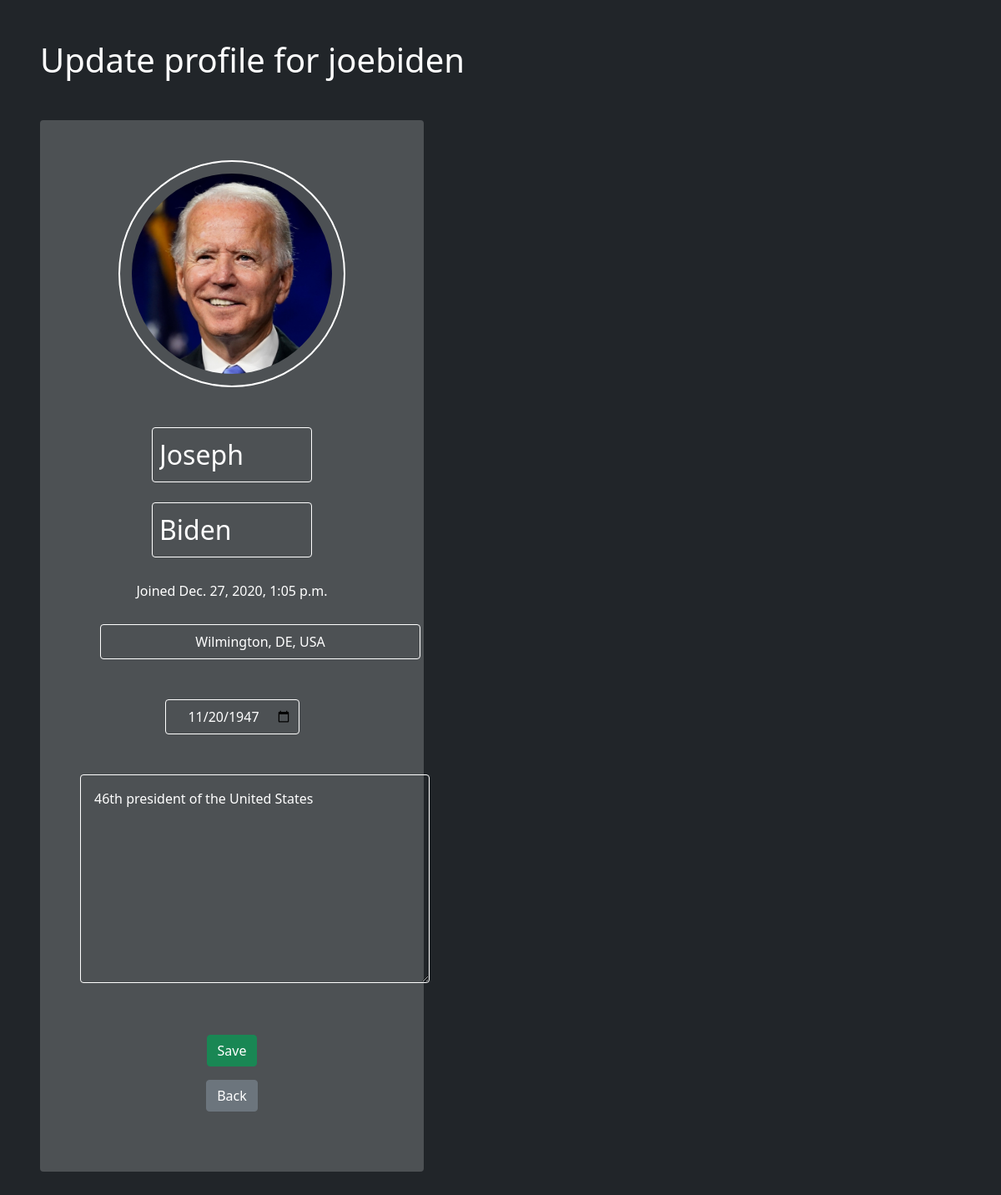
The page /profiles/22/update (signed in) on the database its author committed.
### forum/models.py (models this page shows, shortened)
class Profile (models.Model):
    forum_user = models.OneToOneField(ForumUser, on_delete=models.CASCADE)
    picture = models.ImageField(default='defpfp.jpg', upload_to='profiles/', null=True, blank=True)
    date_joined = models.DateTimeField(auto_now_add=True)
    description = models.CharField(max_length=500, null=True, blank=True)
    @property
    def picture_url (self):
        try:
            return self.picture.url
        except:
            return ''

class ForumUser (models.Model):
    user = models.OneToOneField(User, on_delete=models.CASCADE)
    first_name = models.CharField(max_length=30)
    surname = models.CharField(max_length=30)
    email = models.EmailField(max_length=100)
    phone = models.CharField(max_length=10, validators=[MinLengthValidator(10)])
    dob = models.DateField()
    location = models.CharField(max_length=100, null=True, blank=True)

### forum/views.py (the view, shortened to what this page needs)
# urls.py: path('profiles/<int:forum_user_id>/update', profile_update_view, name='profile-update'),
def profile_update_view (request, forum_user_id):
    if forum_user_id in [obj.id for obj in ForumUser.objects.all()]:
        profile = Profile.objects.get(forum_user=ForumUser.objects.get(id=forum_user_id))
        if not request.user.is_superuser:
            if not request.user.is_authenticated or request.user != profile.forum_user.user:
                return HttpResponseForbidden()
    else:
        raise Http404
    return render(request, 'forum/profile-update.html', { 'profile': profile })

### forum/templates/forum/profile-update.html (shortened to what this page needs)
{% extends 'forum/base.html' %}
{% load static %}
{% block content %}
    <h1 class="mb-5">Update profile for {{ profile.forum_user.user.username }} </h1>
    <div style="background-color: #ffffff33;" class="col-5 p-5 rounded">
        <form enctype="multipart/form-data" id="pfp-form" method="POST"> {% csrf_token %}
            <div class="profile-img-outline">
                <div class="profile-img-container">
                </div>
            </div>
        </form>
        <form method="POST" class="mx-auto text-center" id='profile-info-form' onsubmit="">{% csrf_token %}
            <div class="mt-5">
                <input style="border: 1px solid white; width: 12rem; font-size: 2rem;" type="text"
                class="d-inline bg-transparent border-white rounded p-2 mb-4" name="first_name"
                value="{{ profile.forum_user.first_name }}">
                <input style="border: 1px solid white; width: 12rem; font-size: 2rem;" type="text"
                class="d-inline bg-transparent border-white rounded p-2 mb-4" name="surname"
                value="{{ profile.forum_user.surname }}">
            </div>
            <p class="mx-auto text-center my-1">Joined {{ profile.date_joined }} </p>
            <input style="border: 1px solid white; width: 24rem;" type="text" name="location"
            class="text-center bg-transparent border-white rounded p-2 m-4"
            value="{{ profile.forum_user.location }}">
            <input style="border: 1px solid white;" type="date" class="text-center bg-transparent border-white rounded p-2 m-4" name="dob"
            value="{{ profile.forum_user.dob.year }}-{{profile.forum_user.dob.month|stringformat:'02d'}}-{{ profile.forum_user.dob.day|stringformat:'02d' }}">
            <textarea style="text-align: left;" class="text-left mt-4 rounded bg-transparent border-white p-3 " name="description"
            id="" cols="40" wrap="physical" rows="9">{% if profile.description %}{{ profile.description }}{% endif %}</textarea>
            <div class="mx-auto text-center mt-5">
                <button type="submit" class="btn btn-success my-2">Save</button>
                <p><a href="{% url 'profile' profile.forum_user.id %}" class="btn btn-secondary my-2">Back</a></p>
            </div>
        </form>
    </div>
{% endblock content %}

### static/css/base.css (style rules this page uses)
* { color: white; }

### rows shown on the page
Profile: forum_user.user.username "joebiden", first_name "Joseph", surname "Biden", date_joined "Dec. 27, 2020, 1:05 p.m.", location "Wilmington, DE, USA", dob "11/20/1947", description "46th president of the United States"
